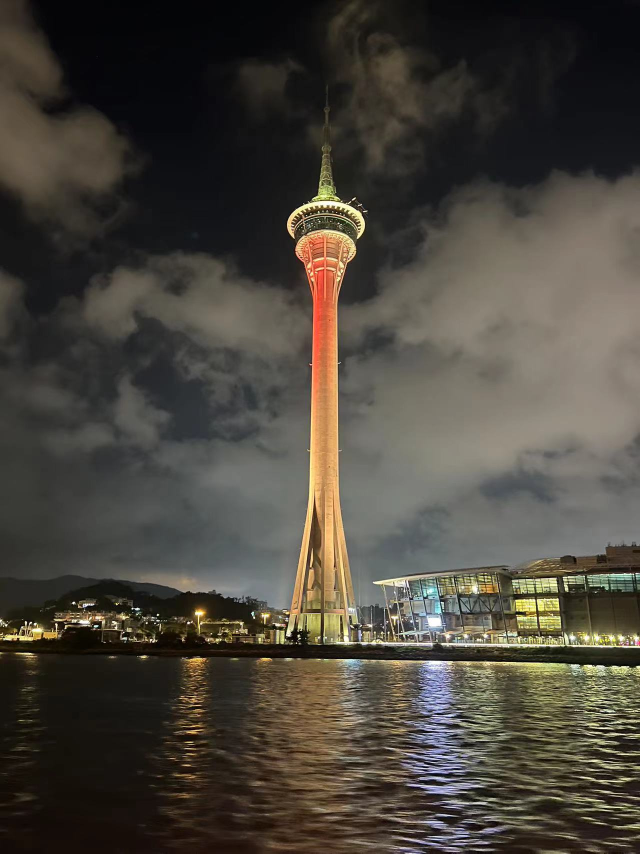
#> input picture SAM/segment-anything-main/notebooks/images/test02.jpg, 1280 x 1707 px, found by its file name (shown at 1/2 size)
$ python videomaker22.py
#> lines starting #> are read from the running program, lines starting #| are printed output that depends on the picture; pictures that were not available may be replaced by others from this repository, and a replacement may not be noted
import os
import cv2

file_dir = 'L:/DL/SAM/esult/output20/'
file_list = []

for root, dirs, files in os.walk(file_dir):
    for file in files:
        file_list.append(file)

video = cv2.VideoWriter('L:/DL/SAM/segment-anything-main/outputvideo/test2.avi', cv2.VideoWriter_fourcc(*'MJPG'), 5, (1280, 720))

# 添加照片1
image_path1 = 'L:/DL/SAM/segment-anything-main/notebooks/images/test02.jpg'
image1 = cv2.imread(image_path1)
#> image1 is the input picture: shape (1707, 1280, 3); mean B, G, R 60.3, 68.9, 73.7
if image1 is not None:
    image1 = cv2.resize(image1, (1280, 720))
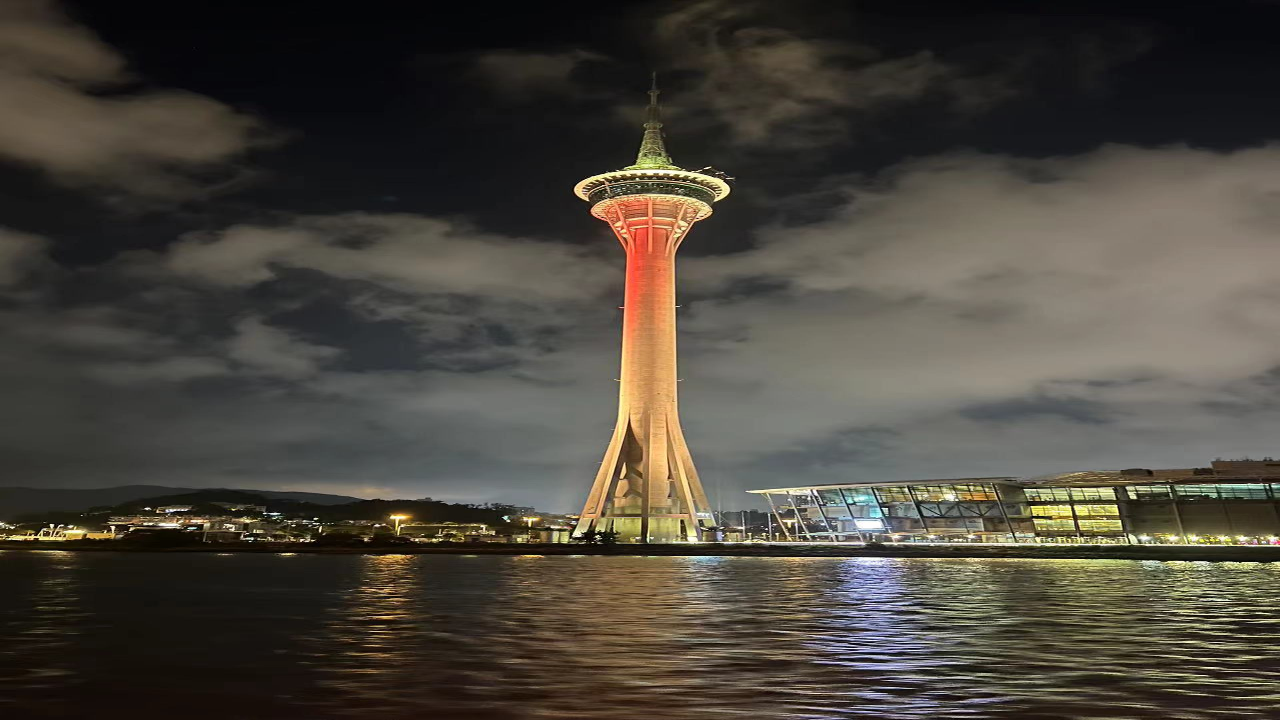
#> image1: shape (720, 1280, 3); mean B, G, R 60.3, 68.8, 73.7
    for _ in range(3 * 5):  # 显示 3 秒钟，每秒 5 帧
        video.write(image1)

# 添加照片2
image_path2 = 'L:/DL/SAM/esult/output20/output_image.png'
image2 = cv2.imread(image_path2)
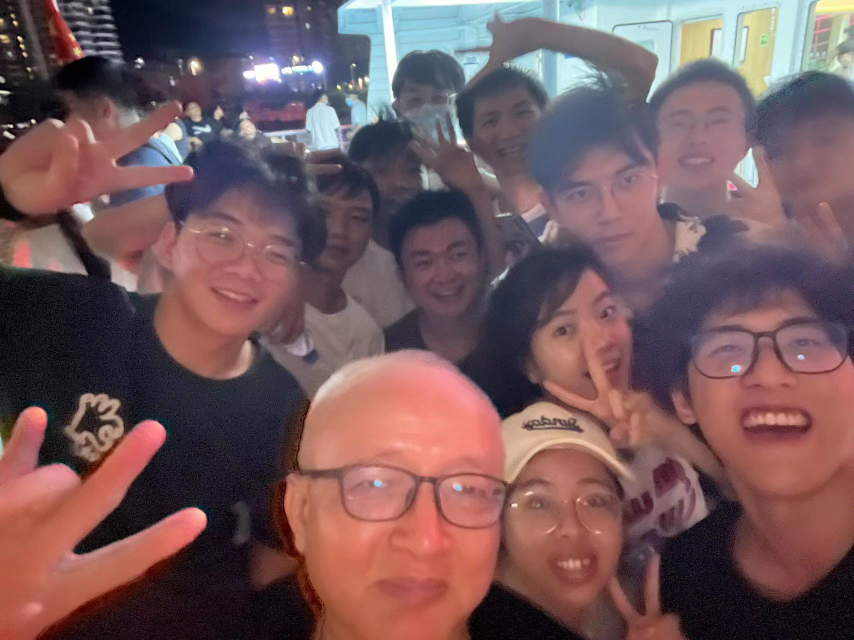
#> input picture SAM/segment-anything-main/notebooks/images/test01.jpg, 1707 x 1280 px, given in place of output_image.png, which was not available (shown at 1/2 size)
#> image2 is the input picture: shape (1280, 1707, 3); mean B, G, R 92, 88.5, 116.3
if image2 is not None:
    image2 = cv2.resize(image2, (1280, 720))
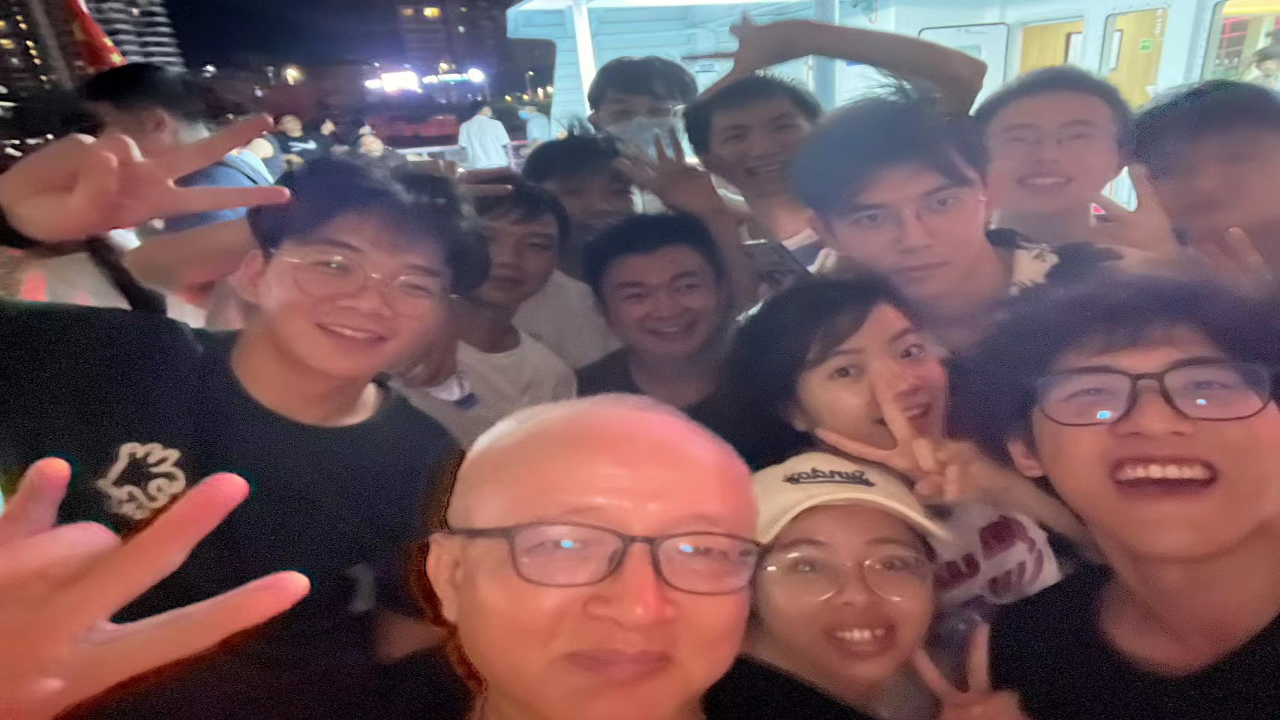
#> image2: shape (720, 1280, 3); mean B, G, R 91.9, 88.4, 116.2
    for _ in range(3 * 5):  # 显示 3 秒钟，每秒 5 帧
        video.write(image2)

# 添加照片3
image_path3 = 'L:/DL/SAM/esult/output21/output_combined_image.png'
image3 = cv2.imread(image_path3)
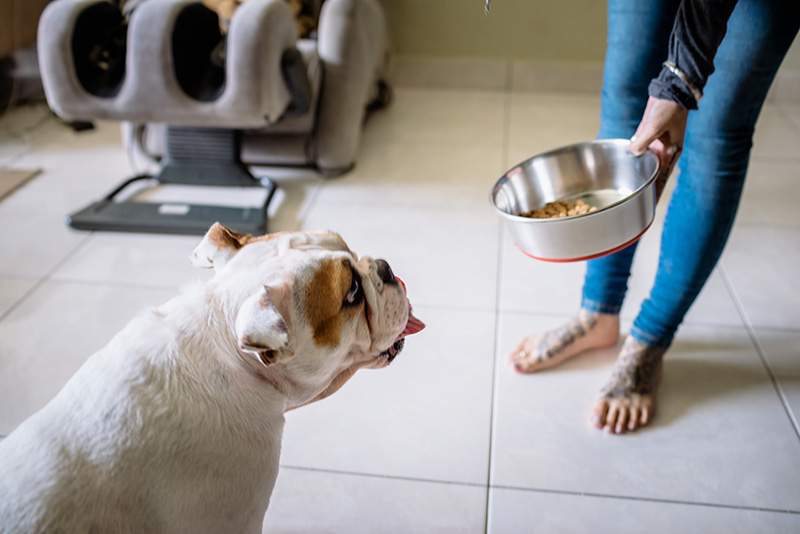
#> input picture SAM/segment-anything-main/notebooks/images/dog.jpg, 800 x 534 px, given in place of output_combined_image.png, which was not available
#> image3 is the input picture: shape (534, 800, 3); mean B, G, R 148.1, 148.7, 150.6
if image3 is not None:
    image3 = cv2.resize(image3, (1280, 720))
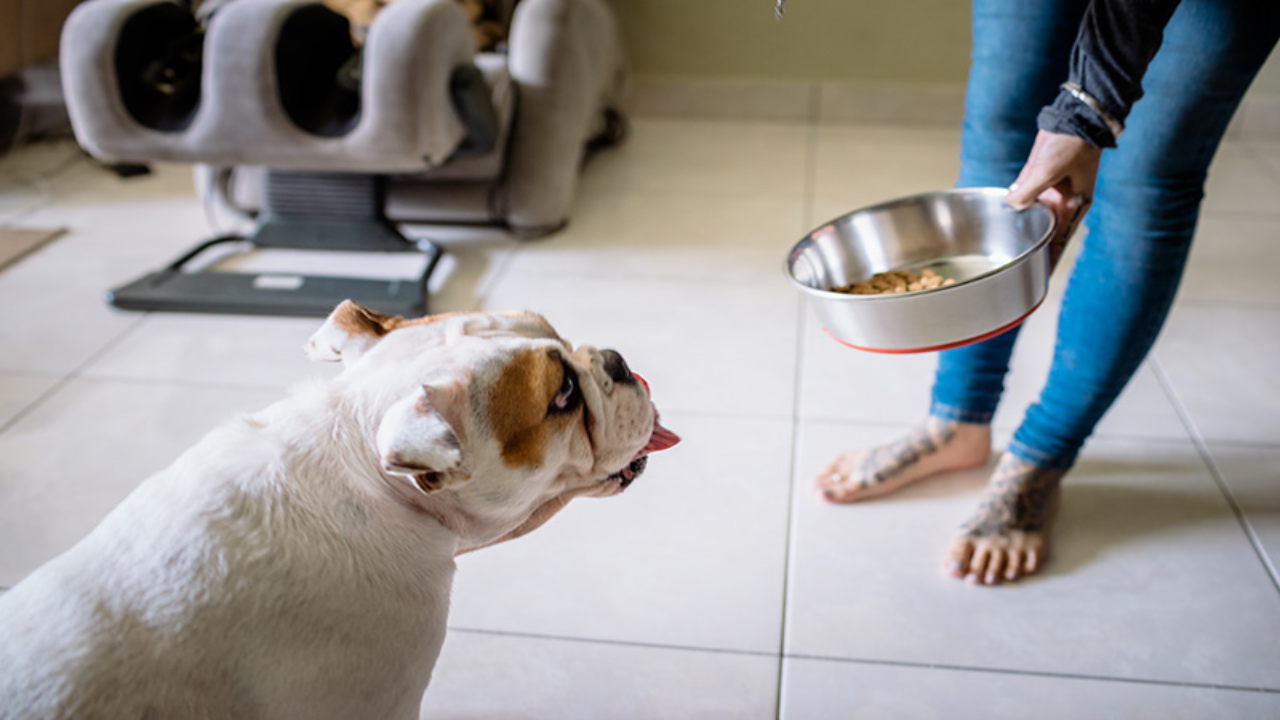
#> image3: shape (720, 1280, 3); mean B, G, R 148, 148.6, 150.5
    for _ in range(3 * 5):  # 显示 3 秒钟，每秒 5 帧
        video.write(image3)

for i in range(1, len(file_list)):
    img = cv2.imread(file_dir + file_list[i-1])
    if img is not None:
        img = cv2.resize(img, (1280, 720))
        video.write(img)

video.release()

from moviepy.editor import VideoFileClip

# 输入视频文件路径
video_path = 'L:/DL/SAM/segment-anything-main/outputvideo/test2.avi'

# 输出 GIF 文件路径
gif_path = 'L:/DL/SAM/segment-anything-main/outputvideo/test2.gif'

# 使用 moviepy 打开视频文件
#> (the run stopped early here; a loop or call above may not have finished)
